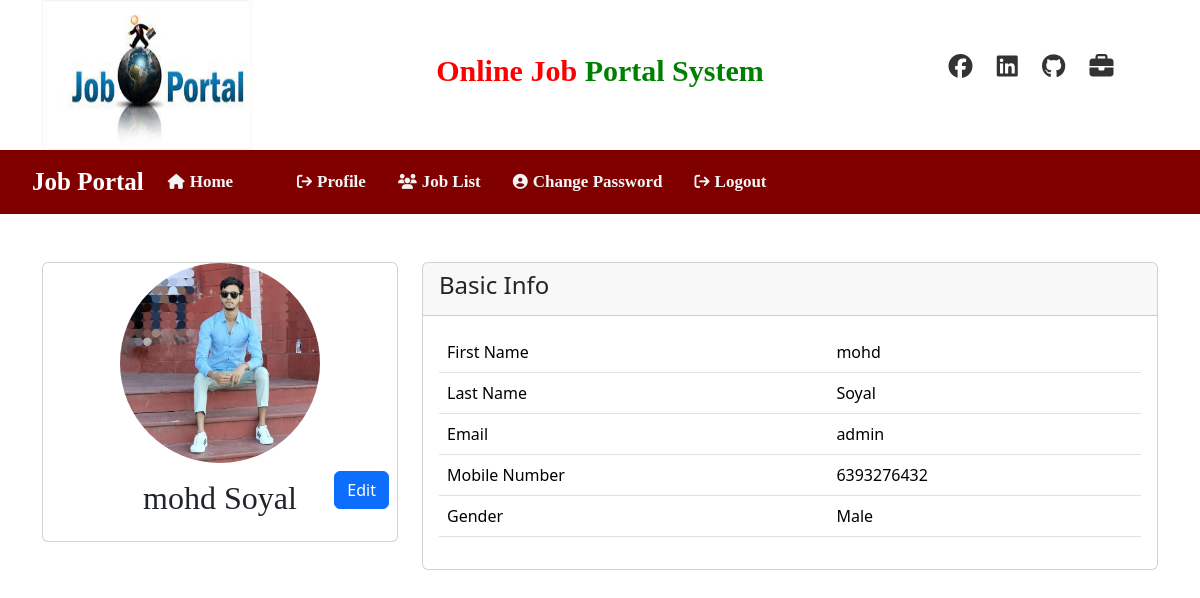
The page /UserProfile (signed in) on the database its author committed.
### Online/models.py (models this page shows, shortened)
class StudentUser(models.Model):
    user = models.ForeignKey(User,on_delete=models.CASCADE)
    mobile = models.CharField(max_length=25 ,null=True)
    image = models.FileField(null=True)
    gender = models.CharField(max_length=20 , null=True)
    type = models.CharField(max_length=15 , null=True)

### Online/views.py (the view)
# urls.py: path('UserProfile',views.User_profile,name='userprofile'),
def User_profile(request):
    user = request.user
    profiledata = StudentUser.objects.get(user=user)
    return render(request,'User/user_profile.html', {'user': user, 'profiledata': profiledata})

### template/User/user_profile.html (shortened to what this page needs)
{% include 'header.html' %}
<body>
    <div class="container mt-5">
        <div class="row">
            <div class="col-md-4">
                <div class="card">
                    <div class="position-relative">
                        <img src="{{profiledata.image.url}}" class="card-img-top" alt="Profile Image" style="width: 200px; height: 200px; border-radius: 50%; display: block; margin: auto;">
                        <a href="{%  url 'userprofileedit' %}" class="btn btn-primary position-absolute top-2 left-2 end-0 m-2">Edit</a>
                    </div>
                    <div class="card-body text-center">
                        <h2 class="card-title" style="font-family: 'Times New Roman', Times, serif;">{{user.first_name}} {{user.last_name}}</h2>
                    </div>
                </div>
            </div>
            <div class="col-md-8">
                <div class="card">
                    <div class="card-header">
                        <h4>Basic Info</h4>
                    </div>
                    <div class="card-body">
                        <table class="table">
                            <tr>
                                <td>First Name</td>
                                <td>{{user.first_name}}</td>
                            </tr>
                            <tr>
                                <td>Last Name</td>
                                <td>{{user.last_name}}</td>
                            </tr>
                            <tr>
                                <td>Email</td>
                                <td>{{user.username}}</td>
                            </tr>
                            <tr>
                                <td>Mobile Number</td>
                                <td>{{profiledata.mobile}}</td>
                            </tr>
                            <tr>
                                <td>Gender</td>
                                <td>{{profiledata.gender}}</td>
                            </tr>
                        </table>
                    </div>
                </div>
            </div>
        </div>
    </div>

### rows shown on the page
StudentUser: image (picture), mobile "6393276432", gender "Male"

### other values the page prints
{{ user.first_name }} "mohd"
{{ user.last_name }} "Soyal"
{{ user.username }} "admin"
